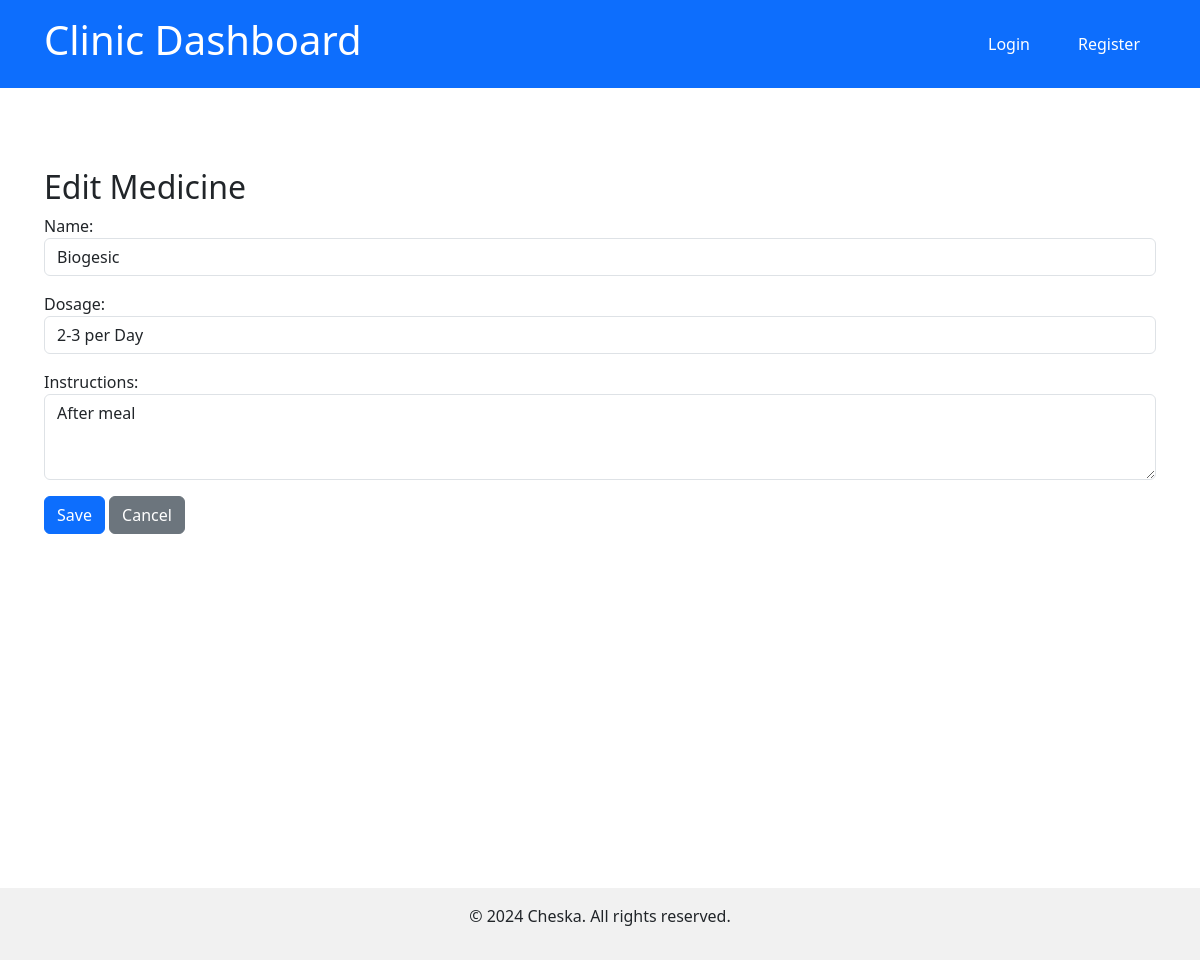
Screenshot of /medicines/1/update/ with the database file from the repository.
### clinicapp/models.py (models this page shows, shortened)
class Medicine(models.Model):
    medicine_id = models.AutoField(primary_key=True)
    name = models.CharField(max_length=255)
    dosage = models.CharField(max_length=255)  # Example: "500mg"
    instructions = models.TextField(null=True, blank=True)  # Example: "Take twice daily after meals"

### clinicapp/views.py (the view)
# urls.py: path('medicines/<int:pk>/update/', views.medicine_update, name='medicine_update'),
def medicine_update(request, pk):
    medicine = get_object_or_404(Medicine, pk=pk)
    if request.method == 'POST':
        form = MedicineForm(request.POST, instance=medicine)
        if form.is_valid():
            form.save()
            return redirect('medicine_list')
    else:
        form = MedicineForm(instance=medicine)
    return render(request, 'medicines/medicine_form.html', {'form': form})

### clinicapp/forms.py
class MedicineForm(forms.ModelForm):
    class Meta:
        model = Medicine
        fields = ['name', 'dosage', 'instructions']
        widgets = {
            'name': forms.TextInput(attrs={'class': 'form-control'}),
            'dosage': forms.TextInput(attrs={'class': 'form-control'}),
            'instructions': forms.Textarea(attrs={'class': 'form-control', 'rows': 3}),
        }

### templates/medicines/medicine_form.html (shortened to what this page needs)
{% extends 'base.html' %}
{% block content %}
<div class="container mt-5">
    <h2>{{ form.instance.pk|yesno:"Edit Medicine,Create Medicine" }}</h2>
    <form method="post">
        {{ form.as_p }}
        <button type="submit" class="btn btn-primary">Save</button>
        <a href="{% url 'medicine_list' %}" class="btn btn-secondary">Cancel</a>
    </form>
</div>
{% endblock %}

### static/css/style.css (style rules this page uses)
body { font-family: Arial, sans-serif; margin: 0; padding: 0; box-sizing: border-box; }

### rows the page displays
Medicine: instance.pk "Edit Medicine", name "Biogesic", dosage "2-3 per Day", instructions "After meal"
